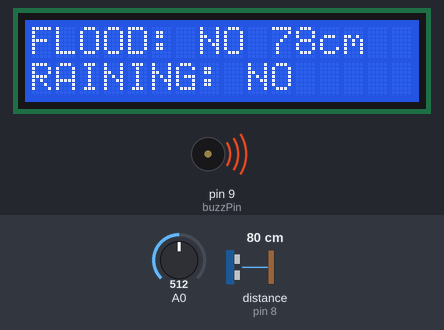
The sketch below on a simulated Arduino Uno, built with avr-gcc and run on an emulated ATmega328P. Shown: 16×2 character LCD, buzzer (waves = sounding, pin HIGH). Wiring (inferred from the names in the program): ultrasonic range finder: trigger pin 12; echo pin 8. The inputs (shaded band) are chosen by the test bench; at power-on: A0 = 512, distance to the obstacle (sensor on pin 8) 80 cm. The echo pulse lasts 58.3 µs per cm; pins used as bus, display or sensor lines are not drawn.

Above: at 1.2 s.
1.3 s: A0 set to 487
At 1.6 s:
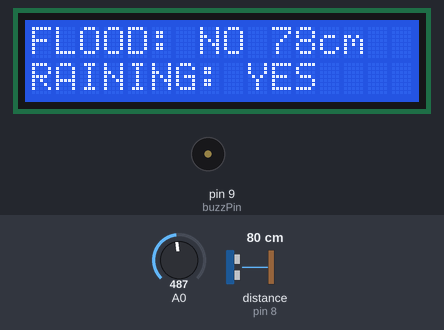
3.4 s: distance to the obstacle (sensor on pin 8) set to 2 cm
At 3.71 s:
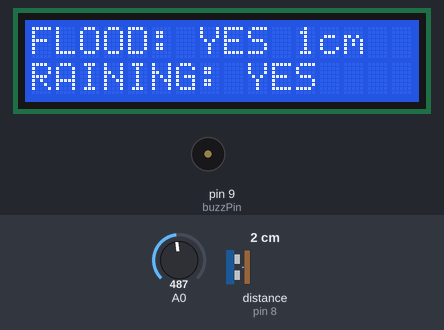
5.5 s: A0 set to 510
At 6.7 s:
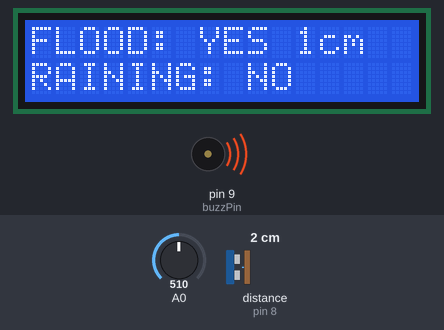
7.4 s: distance to the obstacle (sensor on pin 8) set to 4 cm
At 8.1 s:
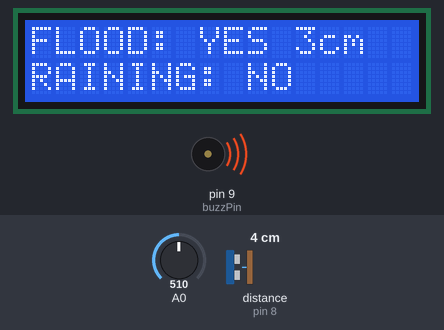
9.0 s: distance to the obstacle (sensor on pin 8) set to 9 cm
At 9.6 s:
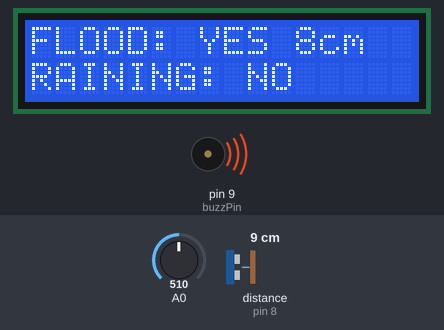
10.6 s: A0 set to 490
At 10.83 s:
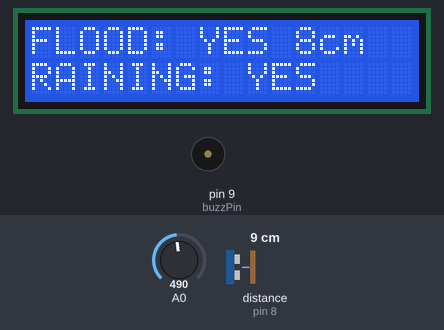
Timing chart, 0 to 13.2 s (numbered marks = the images above; inputs shaded):
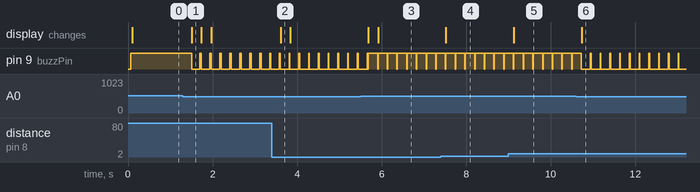

Measured:
- the behaviour switches between 501 and 500 on A0 (found by bisection; images 0 and 1)
- after the input at 1.3 s, pin 9 (buzzPin): alternates HIGH for 0.03 s and LOW for 0.20 s, starting after 0.20 s; the display: changes after 0.20 s (image 1)
- after the input at 3.4 s, the display: changes after 0.21 s (image 2)
- after the input at 5.5 s, the display: first changes after 0.19 s (image 3 shows a later state)
- after the input at 7.4 s, the display: changes after 0.12 s (image 4)
- after the input at 9.0 s, the display: changes after 0.13 s (image 5)
- after the input at 10.6 s, the display: changes after 0.14 s (image 6)

The sketch:

Flood_Detector.ino
```cpp
// defines pins numbers
#define trigPin 12
#define echoPin 8
#include <Wire.h>
#include <LCD.h>
#include <LiquidCrystal_I2C.h>

// defines variables
long duration;
int distance;
int buzzPin =  9;

//Ubah alamat 0x27 dengan alamat i2C kamu
LiquidCrystal_I2C lcd(0x27 ,2,1,0,4,5,6,7,3, POSITIVE);

void setup()
{
  pinMode(buzzPin, OUTPUT); // Sets the buzzPIN as an Output
  pinMode(trigPin, OUTPUT); // Sets the trigPin as an Output
  pinMode(echoPin, INPUT); // Sets the echoPin as an Input
  lcd.begin (16,2); //LCD untuk ukuran 16x2
}
void loop()
{
  // read the input on analog pin 0:
  int RaindropSensor = analogRead(A0);
  digitalWrite(buzzPin, HIGH);
  delayMicroseconds(50);
  // Clears the trigPin
  digitalWrite(trigPin, LOW);
  delayMicroseconds(2);
  //Sets the trigPin on HIGH state for 10 micro seconds
  digitalWrite(trigPin, HIGH);
  delayMicroseconds(10);
  digitalWrite(trigPin, LOW);
  //Reads the echoPin, returns the sound wave travel time in microseconds
  duration = pulseIn(echoPin, HIGH);
  //Calculating the distance
  distance= duration*0.034/2;
  lcd.clear();
  if (distance <=15)
  {
    lcd.setCursor(0,0);
    lcd.print("FLOOD: YES ");
    lcd.print(distance); // Prints the distance value from the sensor
    lcd.print("cm");
    digitalWrite(buzzPin, LOW);
    delayMicroseconds(50);
  }
  else
  {
    lcd.setCursor(0,0);
    lcd.print("FLOOD: NO ");
    lcd.print(distance); // Prints the distance value from the sensor
    lcd.print("cm");
    digitalWrite(buzzPin, HIGH);
    delayMicroseconds(50);
  }

  if (RaindropSensor <=500)
  {
    lcd.setCursor(0,1);
    lcd.print("RAINING: YES ");
    digitalWrite(buzzPin, LOW);
    delayMicroseconds(50);
//  lcd.print(RaindropSensor); // Prints the distance value from the sensor
   }
  else
  {
    lcd.setCursor(0,1);
    lcd.print("RAINING: NO ");
    digitalWrite(buzzPin, HIGH);
    delayMicroseconds(50);
//  lcd.print(RaindropSensor); // Prints the distance value from the sensor
  }
   delay(200);

}
```
